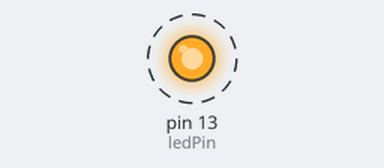
The sketch below on a simulated Arduino Uno, built with avr-gcc and run on an emulated ATmega328P. On the bench: output pins drawn as LEDs (lit = HIGH). Dashed ring = blinking. MIDI output is not drawn.

Above: at 0.12 s.
Timing chart, 0 to 3.0 s (numbered marks = the images above):
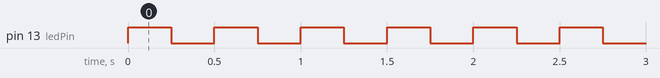

The sketch:

loopThroughNotesDemo.ino.ino
```cpp
//YOUTUBE TUTORIAL - ELECTRONIC BYTES
#include <MIDI.h>

// MIDI TUTORIAL MOD - loop through a bunch of notes and send it over serial.

//OVERRIDE default baud rate -> faster! Required for hairless midi to serial
struct MySettings : public midi::DefaultSettings{
  static const long BaudRate = 115200;
};
MIDI_CREATE_CUSTOM_INSTANCE(HardwareSerial, Serial, MIDI, MySettings);
//MIDI_CREATE_DEFAULT_INSTANCE();

const int velocity = 127; //Max Velocity (range is 0-127)
const int channel = 1; //MIDI Channel 1 (out of 16)
static const unsigned ledPin = 13;      // LED pin on Arduino Uno

void setup()
{
    pinMode(ledPin, OUTPUT);
    MIDI.begin(1);                      // Launch MIDI and listen to channel 1

    //optional line: double-ensures that we're talking at 115200.
    //If you do this though, make sure you don't send any other text
    //to the serial interface. You may confuse the midi software.
    //Also note that if this is to be done at all, it needs to be after
    //the MIDI.begin(1) line.
    Serial.begin(115200);

}

// Play notes from F3 (53) to A6 (93):
void loop() {
  for (int note = 53; note <= 93; note ++) {
    MIDI.sendNoteOn(note, velocity, channel);
    digitalWrite(ledPin, HIGH);
    delay(250);
    MIDI.sendNoteOff(note, velocity, channel); // Turn the note off.
    digitalWrite(ledPin, LOW);
    delay(250);
  }
}
```

Measured:
- by itself, pin 13 (ledPin): alternates HIGH for 0.25 s and LOW for 0.25 s
